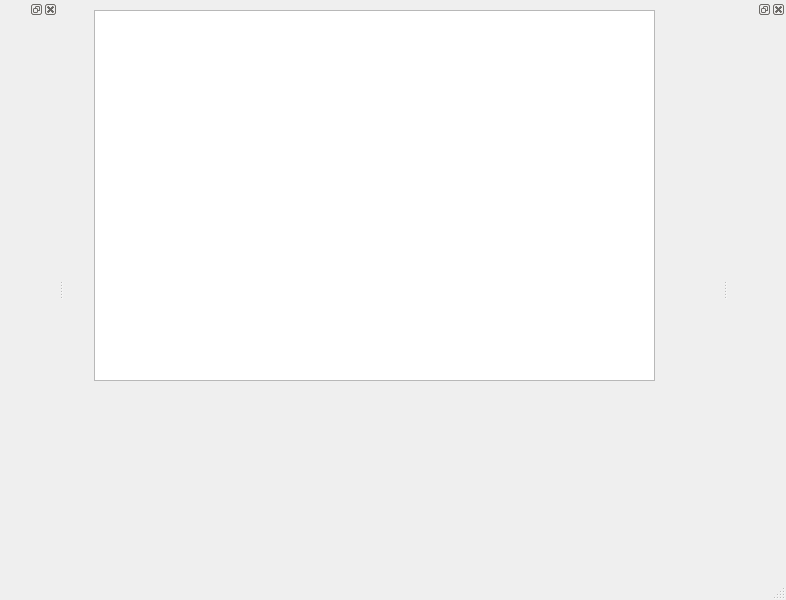
<?xml version="1.0" encoding="UTF-8"?>
<ui version="4.0">
 <class>uiMainWindow</class>
 <widget class="QMainWindow" name="uiMainWindow">
  <property name="geometry">
   <rect>
    <x>0</x>
    <y>0</y>
    <width>786</width>
    <height>600</height>
   </rect>
  </property>
  <property name="windowTitle">
   <string>iTOM</string>
  </property>
  <widget class="QWidget" name="centralwidget">
   <widget class="QTextEdit" name="textEdit">
    <property name="geometry">
     <rect>
      <x>30</x>
      <y>10</y>
      <width>561</width>
      <height>371</height>
     </rect>
    </property>
   </widget>
  </widget>
  <widget class="QMenuBar" name="menubar">
   <property name="geometry">
    <rect>
     <x>0</x>
     <y>0</y>
     <width>786</width>
     <height>21</height>
    </rect>
   </property>
  </widget>
  <widget class="QStatusBar" name="statusbar"/>
  <widget class="QDockWidget" name="dockWidget_3">
   <attribute name="dockWidgetArea">
    <number>2</number>
   </attribute>
   <widget class="QWidget" name="dockWidgetContents_3"/>
  </widget>
  <widget class="QDockWidget" name="dockWidget_4">
   <attribute name="dockWidgetArea">
    <number>1</number>
   </attribute>
   <widget class="QWidget" name="dockWidgetContents_4"/>
  </widget>
 </widget>
 <resources/>
 <connections/>
</ui>
